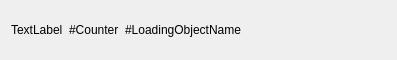
<?xml version="1.0" encoding="UTF-8"?>
<ui version="4.0">
 <class>LoadingWindow</class>
 <widget class="QDialog" name="LoadingWindow">
  <property name="windowModality">
   <enum>Qt::ApplicationModal</enum>
  </property>
  <property name="geometry">
   <rect>
    <x>0</x>
    <y>0</y>
    <width>397</width>
    <height>60</height>
   </rect>
  </property>
  <property name="windowTitle">
   <string>Загрузка</string>
  </property>
  <property name="modal">
   <bool>false</bool>
  </property>
  <layout class="QGridLayout" name="gridLayout">
   <item row="1" column="2">
    <widget class="QLabel" name="lObject">
     <property name="minimumSize">
      <size>
       <width>20</width>
       <height>0</height>
      </size>
     </property>
     <property name="text">
      <string>#LoadingObjectName</string>
     </property>
    </widget>
   </item>
   <item row="1" column="4">
    <spacer name="horizontalSpacer">
     <property name="orientation">
      <enum>Qt::Horizontal</enum>
     </property>
     <property name="sizeHint" stdset="0">
      <size>
       <width>40</width>
       <height>20</height>
      </size>
     </property>
    </spacer>
   </item>
   <item row="1" column="0">
    <widget class="QLabel" name="lMovie">
     <property name="text">
      <string>TextLabel</string>
     </property>
    </widget>
   </item>
   <item row="1" column="1">
    <widget class="QLabel" name="lCounter">
     <property name="text">
      <string>#Counter</string>
     </property>
    </widget>
   </item>
  </layout>
 </widget>
 <resources/>
 <connections/>
</ui>
